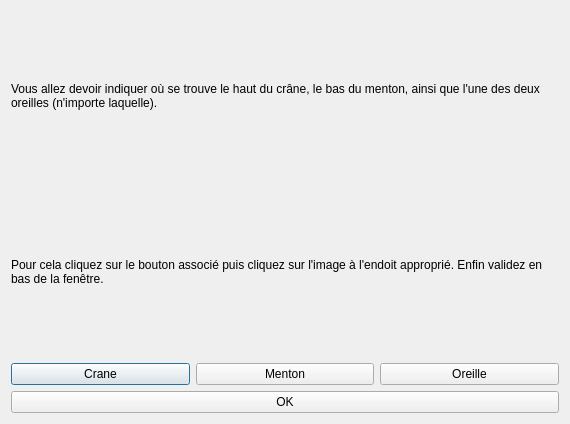
<?xml version="1.0" encoding="UTF-8"?>
<ui version="4.0">
 <class>RecadragePhoto</class>
 <widget class="QDialog" name="RecadragePhoto">
  <property name="geometry">
   <rect>
    <x>0</x>
    <y>0</y>
    <width>570</width>
    <height>424</height>
   </rect>
  </property>
  <property name="windowTitle">
   <string>Recadrage</string>
  </property>
  <layout class="QVBoxLayout" name="verticalLayout">
   <item>
    <widget class="QLabel" name="Instructions">
     <property name="text">
      <string>Vous allez devoir indiquer où se trouve le haut du crâne, le bas du menton, ainsi que l'une des deux oreilles (n'importe laquelle).</string>
     </property>
     <property name="alignment">
      <set>Qt::AlignLeading|Qt::AlignLeft|Qt::AlignVCenter</set>
     </property>
     <property name="wordWrap">
      <bool>true</bool>
     </property>
    </widget>
   </item>
   <item>
    <widget class="QLabel" name="label">
     <property name="text">
      <string>Pour cela cliquez sur le bouton associé puis cliquez sur l'image à l'endoit approprié. Enfin validez en bas de la fenêtre.</string>
     </property>
     <property name="wordWrap">
      <bool>true</bool>
     </property>
    </widget>
   </item>
   <item>
    <layout class="QHBoxLayout" name="horizontalLayout">
     <item>
      <widget class="QPushButton" name="bouttonFront">
       <property name="text">
        <string>Crane</string>
       </property>
      </widget>
     </item>
     <item>
      <widget class="QPushButton" name="bouttonMenton">
       <property name="text">
        <string>Menton</string>
       </property>
      </widget>
     </item>
     <item>
      <widget class="QPushButton" name="bouttonOreille">
       <property name="text">
        <string>Oreille</string>
       </property>
      </widget>
     </item>
    </layout>
   </item>
   <item>
    <layout class="QVBoxLayout" name="photo"/>
   </item>
   <item>
    <layout class="QVBoxLayout" name="verticalLayout_2">
     <item>
      <widget class="QPushButton" name="bouttonOK">
       <property name="text">
        <string>OK</string>
       </property>
      </widget>
     </item>
    </layout>
   </item>
  </layout>
 </widget>
 <resources/>
 <connections/>
</ui>
